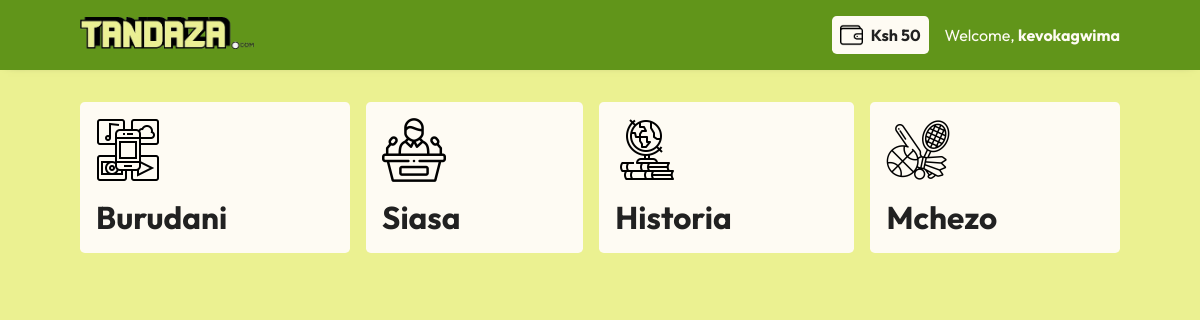
Page /home (signed in) on the committed database.
### models.py (models this page shows)
class Users(db.Model, UserMixin):
  __tablename__ = "users"
  id = db.Column(db.Integer(), primary_key=True)
  username = db.Column(db.String(50), nullable=False)
  phone_number = db.Column(db.String(10), nullable=False)
  last_login = db.Column(db.DateTime())
  wallet = db.Column(db.Integer, default=0)
  referral_code = db.Column(db.String(10), nullable=False)
  session = db.relationship("Session", backref="owner", lazy=True)
  payment = db.relationship("Payment", backref="user_payment", lazy=True)
  deposit = db.relationship("Deposit", backref="deposits", lazy=True)
  withdraw = db.relationship("Withdrawal", backref="withdrawals", lazy=True)

class Games(db.Model):
  __tablename__ = "games"
  id = db.Column(db.Integer(), primary_key=True)
  name = db.Column(db.String(50), nullable=False)
  session = db.relationship("Session", backref="session_game_name", lazy=True)
  rounds = db.relationship("Rounds", backref="round_game", lazy=True)

### app.py (the view)
@app.route("/")
@app.route("/home")
@login_required
def home():
  games = Games.query.all()
  return render_template("index.html", games=games)

### app.py (called while the page is built)
@login_manager.user_loader
def load_user(user_id):
  try:
    return Users.query.filter_by(id=user_id).first()
  except Exception as e:
    flash(f"{repr(e)}", category="info")

### templates/index.html (shortened to what this page needs)
{% extends "base.html" %}
{% block head %}
{{ super() }}
<link rel="stylesheet" href="{{ url_for('static', filename='css/style.css') }}">
{% endblock %}
{% block body %}
<div class="hero">
  <div class="games-box">
    {% for game in games %}
    <a href="{{ url_for('start_game', game_id=game.name) }}">
      <div class="game">
        {% if game.name == "Burudani" %}
        <img src="{{ url_for('static', filename='images/smartphone.png') }}" alt="" class="game-img">
        {% elif game.name == "Siasa" %}
        <img src="{{ url_for('static', filename='images/conference.png') }}" alt="" class="game-img">
        {% elif game.name == "Historia" %}
        <img src="{{ url_for('static', filename='images/history.png') }}" alt="" class="game-img">
        {% elif game.name == "Mchezo" %}
        <img src="{{ url_for('static', filename='images/sports.png') }}" alt="" class="game-img">
        {% endif %}
        <h4>{{ game.name }}</h4>
      </div>
    </a>
    {% endfor %}
  </div>
</div>
{% endblock %}

### templates/base.html (shortened to what this page needs)
<!DOCTYPE html>
<html lang="en">
{% block head %}
<head>
  <link rel="stylesheet" href="{{ url_for('static', filename='css/base.css') }}">
</head>
{% endblock %}
<body>
  <header>
    <div class="logo">
      <a href="{{ url_for('home') }}">
        <img id="logo" src="{{ url_for('static', filename='images/logo.png') }}" alt="tandaza-logo">
      </a>
    </div>
    {% if current_user.is_authenticated %}
    <div class="account">
      <a href="{{ url_for('wallet') }}">
        <div class="wallet">
          <img src="{{ url_for('static', filename='images/wallet.png') }}" alt="">
          <h4>{{ "Ksh {:,}".format(current_user.wallet) }}</h4>
        </div>
      </a>
      <div class="account-box">
        <p>Welcome, <b>{{ current_user.username }}</b></p>
      </div>
    </div>
    {% else %}
    <div class="links">
      <a href="{{ url_for('signup') }}">Sign Up</a>
      <a href="{{ url_for('signin') }}">Sign In</a>
    </div>
    {% endif %}
  </header>
  {% block body %} {% endblock %}
</body>
</html>

### static/css/base.css (style rules this page uses)
* { box-sizing: border-box; margin: 0; padding: 0; }
:root { --main-bgcolor: #fefbf3; --sec-bgcolor: #e9e9e9; --green: #61951a; --yellow: #ebf191; --grey: grey; --other-bgcolor: #e6ddc6; --special-bgcolor: #b980f0; --dark: #212121; --font-1: "Outfit", sans-serif; --font-2: "Outfit", sans-serif; --font-3: "Outfit", sans-serif; --font-4: "Outfit", sans-serif; --radius: 0.3rem; }
body { background-color: var(--yellow); }
header { padding: 1rem 5rem; display: flex; align-items: center; justify-content: space-between; background-color: var(--green); position: sticky; top: 0; z-index: 10; box-shadow: 0 0 10px -8px var(--dark); }
#logo { max-height: 2rem; }
.account { display: flex; align-items: center; gap: 1rem; }
.wallet { cursor: pointer; display: flex; align-items: center; gap: 0.5rem; padding: 0.5rem; background-color: var(--main-bgcolor); border-radius: var(--radius); color: var(--dark); max-width: max-content; }
.wallet img { max-height: 1.4rem; }
.account-box { position: relative; }
.account-box p { color: var(--main-bgcolor); cursor: pointer; }
h1, h2, h3, h4 { font-family: var(--font-1); }
p, span, input, label { font-family: var(--font-3); }
a { text-decoration: none; font-family: var(--font-2); color: var(--special-bgcolor); }

### static/css/style.css (style rules this page uses)
.hero { padding: 2rem 5rem; }
.games-box { display: flex; flex-wrap: wrap; gap: 1rem; height: max-content; }
.games-box a { flex-grow: 1; }
.game { padding: 1rem; border-radius: var(--radius); background-color: var(--main-bgcolor); display: grid; gap: 1rem; }
.game-img { max-height: 4rem; }
.game h4 { color: var(--dark); font-size: 3ch; }

### rows in the picture
Users: wallet "Ksh 50", username "kevokagwima"
Games: name "Burudani"
Games: name "Siasa"
Games: name "Historia"
Games: name "Mchezo"
